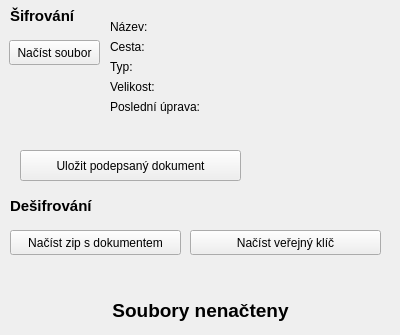
<?xml version="1.0" encoding="UTF-8"?>
<ui version="4.0">
 <class>Form</class>
 <widget class="QWidget" name="Form">
  <property name="geometry">
   <rect>
    <x>0</x>
    <y>0</y>
    <width>400</width>
    <height>335</height>
   </rect>
  </property>
  <property name="windowTitle">
   <string>Form</string>
  </property>
  <widget class="QWidget" name="formLayoutWidget">
   <property name="geometry">
    <rect>
     <x>110</x>
     <y>20</y>
     <width>271</width>
     <height>121</height>
    </rect>
   </property>
   <layout class="QFormLayout" name="formLayout">
    <item row="0" column="0">
     <widget class="QLabel" name="nazev_label">
      <property name="text">
       <string>Název:</string>
      </property>
     </widget>
    </item>
    <item row="1" column="0">
     <widget class="QLabel" name="cesta_label">
      <property name="text">
       <string>Cesta:</string>
      </property>
     </widget>
    </item>
    <item row="2" column="0">
     <widget class="QLabel" name="typ_label">
      <property name="text">
       <string>Typ:</string>
      </property>
     </widget>
    </item>
    <item row="3" column="0">
     <widget class="QLabel" name="velikost_label">
      <property name="text">
       <string>Velikost:</string>
      </property>
     </widget>
    </item>
    <item row="4" column="0">
     <widget class="QLabel" name="datum_label">
      <property name="text">
       <string>Poslední úprava:</string>
      </property>
     </widget>
    </item>
    <item row="0" column="1">
     <widget class="QLabel" name="nazev">
      <property name="text">
       <string/>
      </property>
     </widget>
    </item>
    <item row="1" column="1">
     <widget class="QLabel" name="cesta">
      <property name="text">
       <string/>
      </property>
     </widget>
    </item>
    <item row="2" column="1">
     <widget class="QLabel" name="typ">
      <property name="text">
       <string/>
      </property>
     </widget>
    </item>
    <item row="3" column="1">
     <widget class="QLabel" name="velikost">
      <property name="text">
       <string/>
      </property>
     </widget>
    </item>
    <item row="4" column="1">
     <widget class="QLabel" name="datum">
      <property name="text">
       <string/>
      </property>
     </widget>
    </item>
   </layout>
  </widget>
  <widget class="QLabel" name="titlecry">
   <property name="geometry">
    <rect>
     <x>10</x>
     <y>5</y>
     <width>81</width>
     <height>21</height>
    </rect>
   </property>
   <property name="font">
    <font>
     <pointsize>11</pointsize>
     <weight>75</weight>
     <bold>true</bold>
    </font>
   </property>
   <property name="text">
    <string>Šifrování</string>
   </property>
  </widget>
  <widget class="QLabel" name="titleuncry">
   <property name="geometry">
    <rect>
     <x>10</x>
     <y>190</y>
     <width>91</width>
     <height>31</height>
    </rect>
   </property>
   <property name="font">
    <font>
     <pointsize>11</pointsize>
     <weight>75</weight>
     <bold>true</bold>
    </font>
   </property>
   <property name="text">
    <string>Dešifrování</string>
   </property>
  </widget>
  <widget class="QPushButton" name="loadFileButton">
   <property name="geometry">
    <rect>
     <x>9</x>
     <y>40</y>
     <width>91</width>
     <height>25</height>
    </rect>
   </property>
   <property name="text">
    <string>Načíst soubor</string>
   </property>
  </widget>
  <widget class="QPushButton" name="saveFileButton">
   <property name="geometry">
    <rect>
     <x>20</x>
     <y>150</y>
     <width>221</width>
     <height>31</height>
    </rect>
   </property>
   <property name="text">
    <string>Uložit podepsaný dokument</string>
   </property>
  </widget>
  <widget class="QPushButton" name="loadZipedButton">
   <property name="geometry">
    <rect>
     <x>10</x>
     <y>230</y>
     <width>171</width>
     <height>25</height>
    </rect>
   </property>
   <property name="text">
    <string>Načíst zip s dokumentem</string>
   </property>
  </widget>
  <widget class="QPushButton" name="loadPubButton">
   <property name="geometry">
    <rect>
     <x>190</x>
     <y>230</y>
     <width>191</width>
     <height>25</height>
    </rect>
   </property>
   <property name="text">
    <string>Načíst veřejný klíč</string>
   </property>
  </widget>
  <widget class="QLabel" name="zipState">
   <property name="geometry">
    <rect>
     <x>13</x>
     <y>260</y>
     <width>161</width>
     <height>20</height>
    </rect>
   </property>
   <property name="text">
    <string/>
   </property>
  </widget>
  <widget class="QLabel" name="pubKeyState">
   <property name="geometry">
    <rect>
     <x>200</x>
     <y>260</y>
     <width>181</width>
     <height>17</height>
    </rect>
   </property>
   <property name="text">
    <string/>
   </property>
  </widget>
  <widget class="QLabel" name="finalState">
   <property name="geometry">
    <rect>
     <x>10</x>
     <y>290</y>
     <width>381</width>
     <height>41</height>
    </rect>
   </property>
   <property name="sizePolicy">
    <sizepolicy hsizetype="Preferred" vsizetype="Preferred">
     <horstretch>0</horstretch>
     <verstretch>0</verstretch>
    </sizepolicy>
   </property>
   <property name="font">
    <font>
     <pointsize>14</pointsize>
     <weight>75</weight>
     <bold>true</bold>
    </font>
   </property>
   <property name="text">
    <string>Soubory nenačteny</string>
   </property>
   <property name="alignment">
    <set>Qt::AlignCenter</set>
   </property>
  </widget>
 </widget>
 <resources/>
 <connections/>
</ui>
